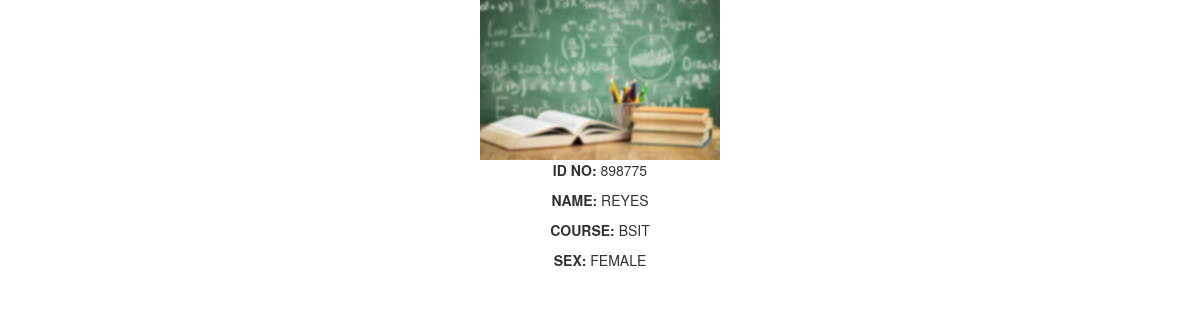
/students/profile/898775, run on the app's committed database.
### tables this page shows
CREATE TABLE `student` (
  `idno` varchar(10) NOT NULL,
  `lname` varchar(50) NOT NULL,
  `fname` varchar(50) NOT NULL,
  `mname` varchar(50) NOT NULL,
  `course` varchar(50) NOT NULL,
  `sex` varchar(10) NOT NULL
);

### application/controllers/students.php (called while the page is built, shortened)
<?php
class Students extends CI_Controller {
	public function __construct(){
		$this->load->model('student_model','Student');
	}
	public function profile($id){
		$student = $this->Student->read(array('idno'=>$id));
		if( count($student)>0 ){
			$header_data['title'] = "Students: View Student Profile";
			$data['student'] = $student;
			$this->load->view('include/header',$header_data);
			$this->load->view('students/profile',$data);
			$this->load->view('include/footer');
		}
		else{
			redirect('students','refresh');
		}
	}
}

### index.php (called while the page is built, shortened)
<?php
require_once BASEPATH.'core/CodeIgniter.php';

### application/models/student_model.php (called while the page is built, shortened)
<?php
class student_model extends CI_model{
	private $table= "student";
	public function read($condition=null){
	if(isset($condition))
		{
		$this->db->where($condition);
		}
	$query=$this->db->get($this->table);
	return $query->result_array();
	}
}
?>

### application/views/students/profile.php (the view, shortened to what this page needs)
<div class="content">
<div class="row">
 <div class="col-md-12 col-xs-12">
	<div class="student-picture text-center ">
<img src="<?php echo base_url('assets/images/table.jpg') ?>" alt="table" width="20%" height="20%" />	</div>
	<div class="student-profile text-center text-uppercase">
	<p><b> ID no: </b> <?php  echo $student[0]['idno']; ?></p>
	<p class=""><b> name: </b> <?php  echo $student[0]['lname'] ?></p>
	<p><b> Course: </b> <?php  echo $student[0]['course'] ?></p>
	<p><b> Sex: </b> <?php  echo $student[0]['sex'] ?></p>
	</div>
</div>
</div>
</div>

### assets/CSS/design.css (style rules this page uses)
* { margin: 0; padding 0; }
body { background-color:#ddd; color:black; font-family:"verdana"; }

### data on the page
student: idno "898775", lname "REYES", course "BSIT", sex "FEMALE"
